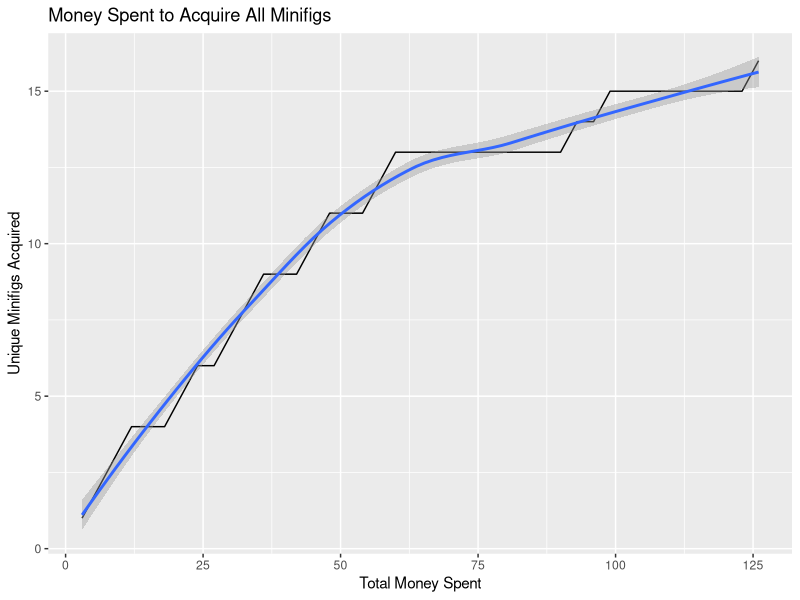

This chart was generated by the following R code:
library(ggplot2)

setSize <- 16
itemPrice <- 3

minifigs <- c()
frm.figs <- data.frame(total=numeric(0), unique=numeric(0), spent=numeric(0))
while(length(unique(minifigs)) < setSize) {
  minifigs <- c(minifigs, ceiling(runif(1, 0, setSize)))
  figs.len <- length(minifigs)
  frm.figs <- rbind(frm.figs, data.frame(total=figs.len, unique=length(unique(minifigs)), spent=itemPrice*figs.len))
}

print(qplot(spent, unique, data=frm.figs, geom=c("line", "smooth"), xlab="Total Money Spent", ylab="Unique Minifigs Acquired", main="Money Spent to Acquire All Minifigs"))
print(frm.figs)